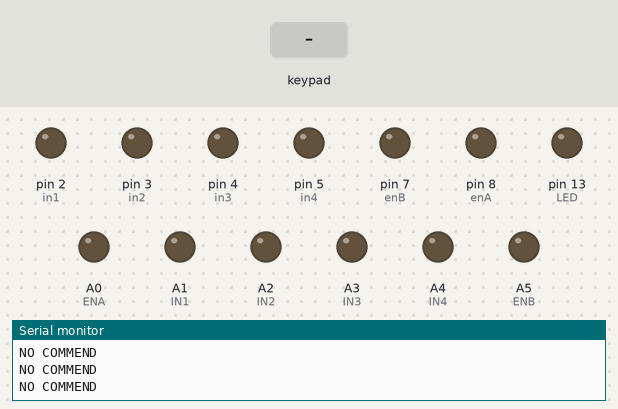
A sketch run on a simulated Arduino Mega 2560, built with avr-gcc and run on an emulated ATmega2560. Parts: output pins drawn as LEDs (lit = HIGH), the last lines printed to the serial monitor. The inputs (shaded band) are chosen by the test bench.

Above: at 1.2 s.
1.3 s: key 'X' pressed
At 1.5 s:
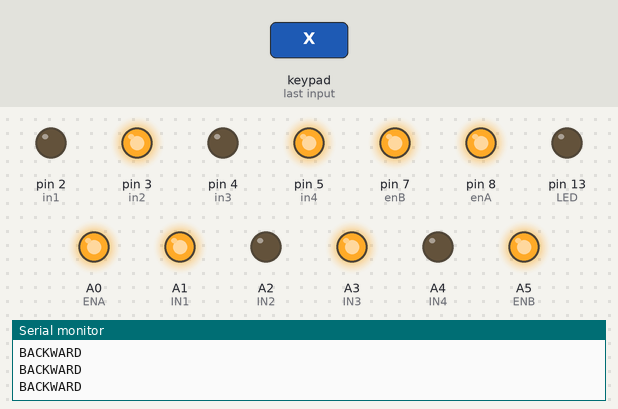
At 2.3 s:
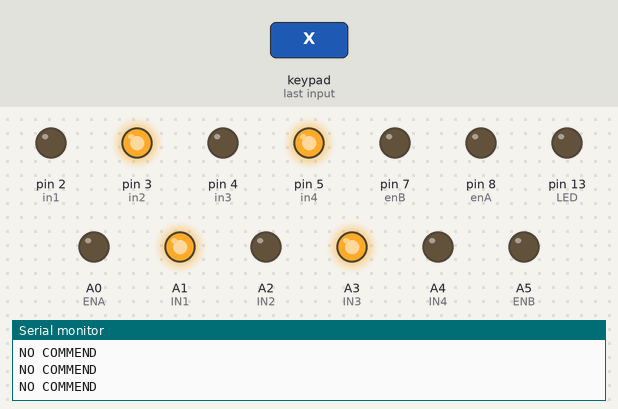
3.2 s: key 'T' pressed
At 4.1 s:
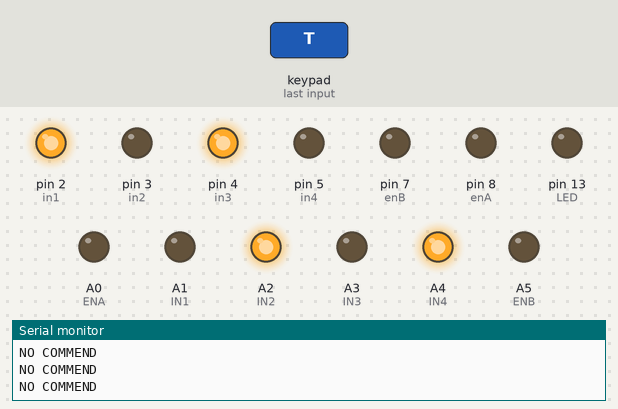
Timing chart, 0 to 6.2 s (numbered marks = the images above; inputs shaded):
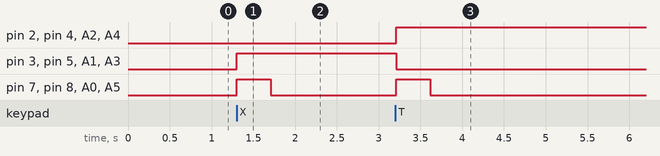

The sketch:

Trolly_with_PS2.ino
```cpp
#include <PS2X_lib.h>

PS2X ps2x;


const int in1 = 2;
const int in2 = 3;
const int in3 = 4;
const int in4 = 5;
const int enA = 8;
const int enB = 7;

const int ENA = A0 ;
const int IN1 = A1;
const int IN2 = A2;
const int IN3 = A3;
const int IN4 = A4;
const int ENB = A5;
int fspeed = 255;

const int LED = 13;
int val=0;
int counter=0;
int currentState=0;
int previousState=0;

byte PS2 = 0;
void setup() {

  pinMode(in1, OUTPUT);
  pinMode(in2, OUTPUT);
  pinMode(in3, OUTPUT);
  pinMode(in4, OUTPUT);
  pinMode(enA, OUTPUT);
  pinMode(enB, OUTPUT);
  pinMode(IN1, OUTPUT);
  pinMode(IN2, OUTPUT);
  pinMode(IN3, OUTPUT);
  pinMode(IN4, OUTPUT);
  pinMode(ENA, OUTPUT);
  pinMode(ENB, OUTPUT);

  pinMode(LED,OUTPUT);
  PS2 = ps2x.config_gamepad(51,A14,A15,53, false, false);

  Serial.begin(57600);
}

void loop() {
  ps2x.read_gamepad();
  if (ps2x.Button(PSB_GREEN)){
    digitalWrite(in1, HIGH);
    digitalWrite(in2, LOW );
    digitalWrite(in3, HIGH);
    digitalWrite(in4, LOW);
    analogWrite(enB, fspeed);
    analogWrite(enA, fspeed);

    digitalWrite(IN1, LOW);
    digitalWrite(IN2, HIGH );
    digitalWrite(IN3, LOW);
    digitalWrite(IN4, HIGH);
    analogWrite(ENB, fspeed);
    analogWrite(ENA, fspeed);

    Serial.println("forward ");  }

   else if (ps2x.Button(PSB_BLUE)){
    digitalWrite(in1, LOW);
    digitalWrite(in2, HIGH );
    digitalWrite(in3, LOW);
    digitalWrite(in4, HIGH);
    analogWrite(enB, fspeed);
    analogWrite(enA, fspeed);

    digitalWrite(IN1, HIGH);
    digitalWrite(IN2, LOW );
    digitalWrite(IN3, HIGH);
    digitalWrite(IN4, LOW);
    analogWrite(ENB, fspeed);
    analogWrite(ENA, fspeed);

    Serial.println("BACKWARD");  }


  else if(ps2x.Button(PSB_L1)){
    digitalWrite(in3, HIGH);
    digitalWrite(in4, LOW);
    analogWrite(enB, fspeed);

    digitalWrite(IN1, LOW);
    digitalWrite(IN2, HIGH);
    analogWrite(ENA, fspeed);

    digitalWrite(in1, LOW);
    digitalWrite(in2, HIGH);
    analogWrite(enA, fspeed);

    digitalWrite(IN3, HIGH);
    digitalWrite(IN4, LOW);
    analogWrite(ENB, fspeed);
    Serial.println("turn LEFT");
  }


  else if(ps2x.Button(PSB_R1)){
    digitalWrite(in3, LOW);
    digitalWrite(in4, HIGH);
    analogWrite(enB, fspeed);

    digitalWrite(IN1, HIGH);
    digitalWrite(IN2, LOW);
    analogWrite(ENA, fspeed);

    digitalWrite(in1, HIGH);
    digitalWrite(in2, LOW);
    analogWrite(enA, fspeed);

    digitalWrite(IN3, LOW);
    digitalWrite(IN4, HIGH);
    analogWrite(ENB, fspeed);
    Serial.println("turn RIGHT");
  }


  else {
    digitalWrite(enA,LOW);
    digitalWrite(enB,LOW);

    digitalWrite(ENA,LOW);
    digitalWrite(ENB,LOW);
    Serial.println("");
    Serial.println("NO COMMEND");
  }
  delay(10);


}

void lighting()
{
  val=digitalRead(ps2x.Button(PSB_RED));
  if(val==HIGH){
  digitalWrite(LED,HIGH);
  currentState=1;
  }
  else{
    digitalWrite(LED,LOW);
    currentState=0;
  }
  if(currentState!=previousState){
    if(currentState==1);{
      counter=counter+1;
      Serial.println(counter);

    }
  }
  previousState=currentState;
  delay(100);

}
```

Measured:
- after the input at 1.3 s, pin 3 (in2), pin 5 (in4), A1 (IN1), A3 (IN3): LOW → HIGH at once; pin 7 (enB), pin 8 (enA), A0 (ENA), A5 (ENB): LOW → HIGH at once, → LOW 0.41 s later
- after the input at 3.2 s, pin 2 (in1), pin 4 (in3), A2 (IN2), A4 (IN4): LOW → HIGH at once; pin 3 (in2), pin 5 (in4), A1 (IN1), A3 (IN3): HIGH → LOW at once; pin 7 (enB), pin 8 (enA), A0 (ENA), A5 (ENB): LOW → HIGH at once, → LOW 0.41 s later
